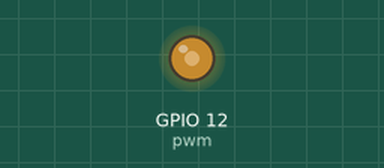
A program run on a simulated Raspberry Pi (BCM pin numbers). On the bench: output pins drawn as LEDs (lit = HIGH). At 5.0 s the program stops and its outputs stay as they are.

Above: at 0.1 s.
At 5.1 s:
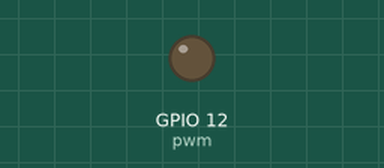
Timing chart, 0 to 6.5 s (numbered marks = the images above):
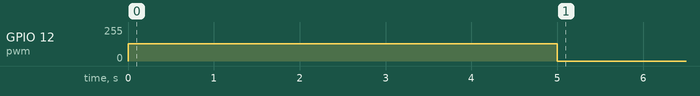

Measured:
- by itself, GPIO 12 (pwm): 0/255 → 128/255 at 0.00 s, → 0/255 5.0 s later

The program:

fromChatGPT.py
```python
#!/usr/bin/env python3
from gpiozero import PWMOutputDevice
from time import sleep

# Configuration
pin = 12  # BCM pin number
frequency = 1000  # Hz
duty_cycle_percent = 50  # Duty cycle as a percentage (0 to 100)

# Convert duty cycle to a 0.0 - 1.0 value
duty_cycle = duty_cycle_percent / 100.0

# Initialize PWMOutputDevice with given frequency and duty cycle
pwm = PWMOutputDevice(pin, frequency=frequency)
pwm.value = duty_cycle

# Keep PWM active for 5 seconds
sleep(5)

# Set duty cycle to 0 (turn off)
pwm.value = 0

# Note: gpiozero cleans up GPIO on exit
```
